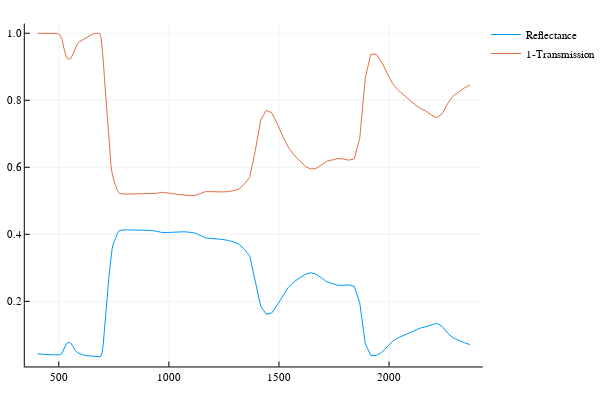

The cell this chart's notebook holds for it:
### Markdown cell above
---
Run Fluspect, leaf optical property generator (provides reflectance and transmittance)

### Code cell
plot(wl, arrayOfLeaves[10].ρ_SW, label="Reflectance")
plot!(wl, 1 .-arrayOfLeaves[10].τ_SW, label="1-Transmission")
